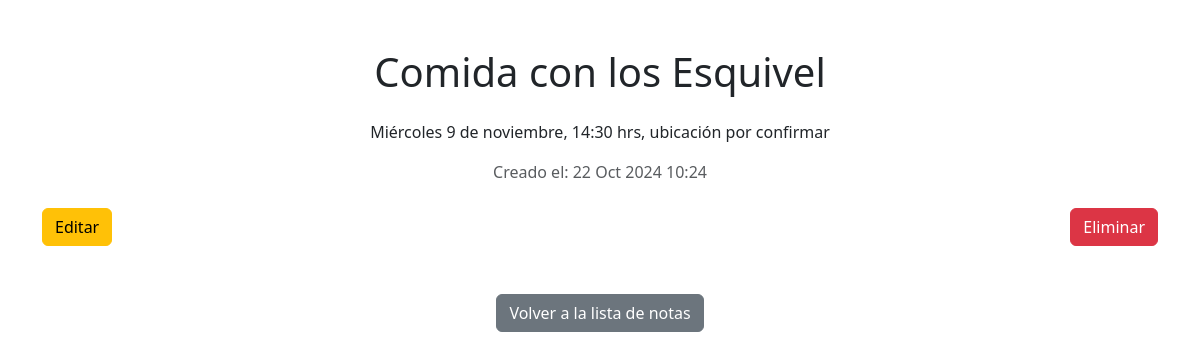
The page /notes_HernandezVivas/16/ on the database its author committed.
### notes_HernandezVivas/models.py (models this page shows, shortened)
class Note(models.Model):
    user = models.ForeignKey(User, on_delete=models.CASCADE, related_name='notes')
    title = models.CharField(max_length=200)
    content = models.TextField()
    creation_date = models.DateTimeField(auto_now_add=True)

### notes_HernandezVivas/views.py (the view)
# urls.py: path('<int:pk>/', DetailNotaView.as_view(), name='detail'),
class DetailNotaView(DetailView):
    template_name = 'notes/note_detail_HernandezVivas.html'
    model = Note

### templates/notes/note_detail_HernandezVivas.html (shortened to what this page needs)
<!DOCTYPE html>
<html lang="en">
<head>
    <link href="https://cdn.jsdelivr.net/npm/bootstrap@5.3.0-alpha3/dist/css/bootstrap.min.css" rel="stylesheet">
</head>
<body>
    <div class="container my-5">
        <h1 class="text-center">{{ object.title }}</h1>
        <p class="mt-4 text-center">{{ object.content }}</p>
        <p class="text-muted text-center">Creado el: {{ object.creation_date|date:"d M Y H:i" }}</p>
        <div class="d-flex justify-content-between mt-4">
            <a href="{% url 'edit' object.id %}" class="btn btn-warning">Editar</a>
            <a href="{% url 'delete' object.id %}" class="btn btn-danger">Eliminar</a>
        </div>
        <div class="text-center mt-5">
            <a href="{% url 'home' %}" class="btn btn-secondary">Volver a la lista de notas</a>
        </div>
    </div>
</body>
</html>

### rows shown on the page
Note: title "Comida con los Esquivel", content "Miércoles 9 de noviembre, 14:30 hrs, ubicación por confirmar", creation_date "22 Oct 2024 10:24"
